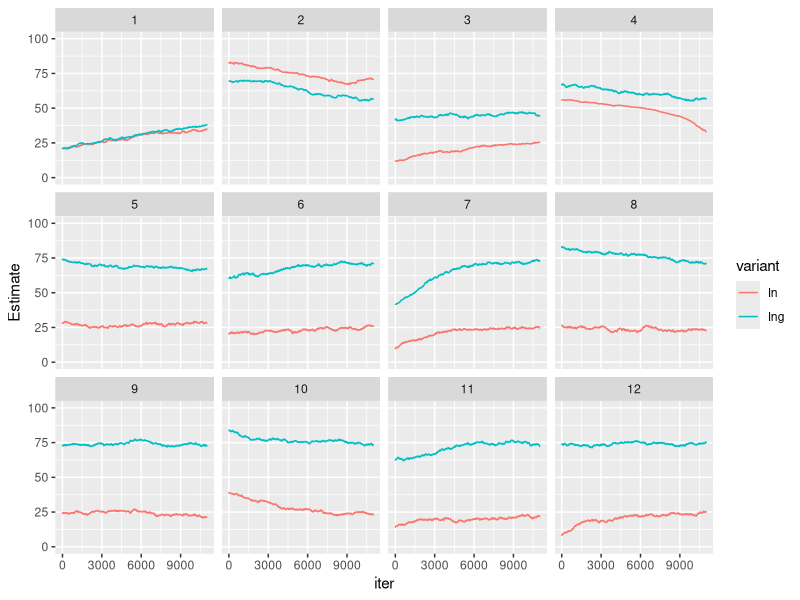
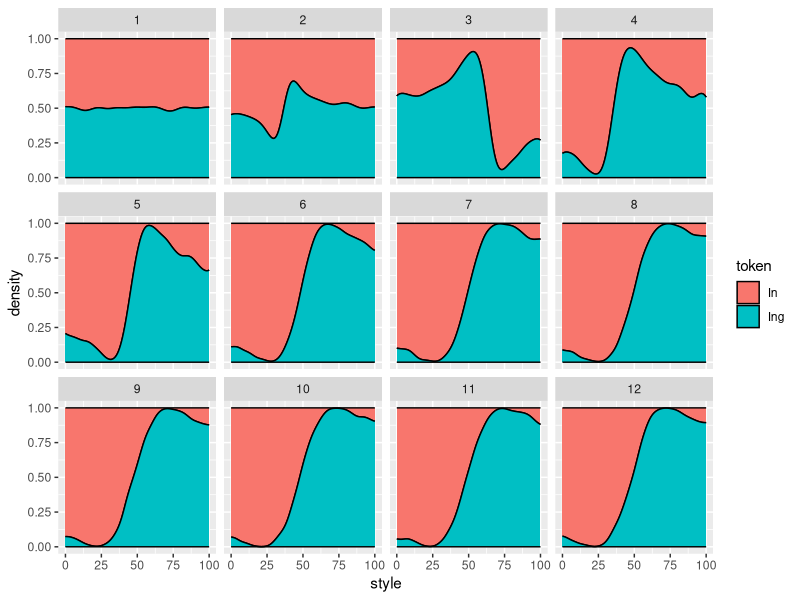

Recreate these plots in R, in order.

library(ggplot2)
library(reshape2)
library(plyr)


generate_new_speaker <- function(niter, generation, min = 0, max = 100){
  # This function generates a new learner.
#"In" and "Ing" are the (mean) style values for each variant
#token is whihc variant they just heard
#style is which style "
  experience <- list(In    = vector(length = niter),
                     Ing   = vector(length = niter),
                     token = vector(length = niter),
                     style = vector(length = niter),
                     iter  = 1:niter,
                     generation = rep(generation, niter)
                    )
#  experience[["Ing"]][1]   <- (max-min)/2
#  experience[["In"]][1]    <- (max-min)/2

#JCW: I am changing the above to be values generated from old_speaker


currentobs <- generate_from_speaker(old_speaker)

if(currentobs[["token"]] == "Ing"){
	while(currentobs[["token"]] == "Ing"){
		lastobs <- currentobs
		currentobs <- generate_from_speaker(old_speaker)
	}

   	experience[["Ing"]][1]   <- lastobs[["style"]]
   	experience[["In"]][1]    <- currentobs[["style"]]
	print("Ing")
	print(lastobs[["style"]])
	print(currentobs[["style"]])
}

else {
	while(currentobs[["token"]] == "In"){
		lastobs <- currentobs
		currentobs <- generate_from_speaker(old_speaker)
	}

   	experience[["Ing"]][1]   <- currentobs[["style"]]
   	experience[["In"]][1]    <- lastobs[["style"]]
	print("In")
	print(lastobs[["style"]])
	print(currentobs[["style"]])
}
  experience[["token"]][1] <- NA
  experience[["style"]][1] <- NA
  return(experience)
}

update_speaker <- function(speaker, lambda, iter, token, style){
  # this function updates a learner with input
#speaker is basically experience  
other_token <- c(In = "Ing", Ing = "In")
  other <- other_token[token]

#expectation is a style value    
  previous_expectation <- speaker[[token]][iter-1]
  dist    <- max(1, abs(style-previous_expectation))
#If its closer than 1 unit to the expectation than dist = 1
  weight  <- lambda * (1/(dist^2))
  
  new_expectation <- (previous_expectation * (1-weight)) + (style * weight)
  
  speaker[[token]][iter]   <- new_expectation
  speaker[[other]][iter]   <- speaker[[other]][iter-1]
  speaker[["style"]][iter] <- style
  speaker[["token"]][iter] <- token
    
  return(speaker)
}

generate_from_speaker <- function(speaker, min = 0, max = 100, eps = 0.001){
  # this function generates a tokens from a mature speaker
  #Choose style to speak, which is an independent choice
  style <- runif(1, min, max)

#Takes their last expectation for the style of each token
  In_expect  <- rev(speaker[["In"]])[1]
  Ing_expect <- rev(speaker[["Ing"]])[1]
  
#eps is epsilon, the smallest value that something can take, as in clustering algorithms
  In_dist  <- max(eps, abs(style - In_expect))
  Ing_dist <- max(eps, abs(style - Ing_expect))
  
  In_weight  <- 1/(In_dist^2)
  Ing_weight <- 1/(Ing_dist^2)
  
  In_prob  <- In_weight /(In_weight+Ing_weight)
  Ing_prob <- Ing_weight/(In_weight+Ing_weight)
  
  token <- sample(c("In","Ing"), size=1, prob=c(In_prob,Ing_prob))
  
  return(list(style = style, token = token))
}

#initializing old speaker. these will be the style values for generation 0.

#old_speaker should have SAME STYLE for in/ing, to model first generation after doublet is innovated
old_speaker <- list(In    = 50,
                     Ing   = 50,
                     token = NA,
                     style = NA)

ngenerations <- 12
niter <- 11000
lambda <- 0.3

generations <- vector(length = ngenerations, mode = "list")


for(gen in 1:ngenerations){
  new_speaker <- generate_new_speaker(niter = niter, generation=gen)
  for(iter in 2:niter){
    obs <- generate_from_speaker(old_speaker)
#obs is a token and its associated style    
    token <- obs[["token"]]
    style <- obs[["style"]]
    
    new_speaker <- update_speaker(new_speaker, lambda=lambda, iter=iter, token=token, style=style)
  }
  generations[[gen]] <- as.data.frame(new_speaker)
  old_speaker <- new_speaker
}


generations.df <- rbind.fill(generations)

generations.df.melt <- melt(generations.df, value.name = "Estimate", id.vars = c("token", "style", "iter", "generation"), variable.name = "variant", na.rm = TRUE, measure.vars = c("In", "Ing"))


ggplot(generations.df.melt, aes(x = iter, y = Estimate, color=variant, group=variant))+
    geom_step()+
    facet_wrap(~generation)+
    ylim(0,100)

#ggplot(generations.df, aes(iter, Ing))+
#  geom_step()+
#  facet_wrap(~generation)+
#  ylim(50,100)

ggplot(subset(generations.df, !is.na(style)), aes(style, fill = token))+
  stat_density(color = "black", position = "fill")+
  facet_wrap(~generation)